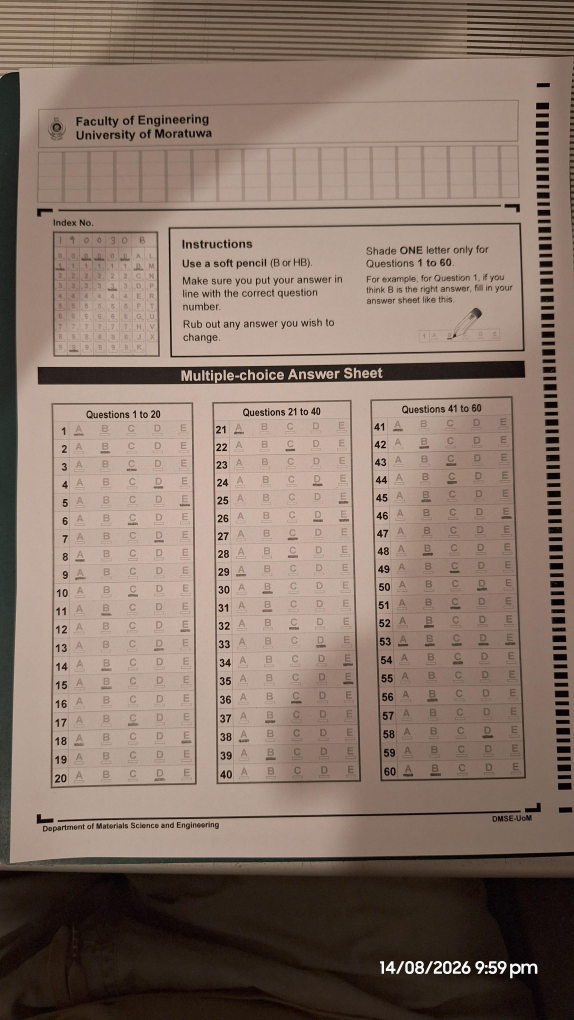
#> input picture uploads/std_sample.png.jpg, 2296 x 4080 px (shown at 1/4 size)
$ python find_bubbles.py
#> lines starting #> are read from the running program, lines starting #| are printed output that depends on the picture
import cv2
import numpy as np
import json

img = cv2.imread('uploads/std_sample.png.jpg')
#> img is the input picture: shape (4080, 2296, 3); mean B, G, R 105.7, 117.6, 136.8
gray = cv2.cvtColor(img, cv2.COLOR_BGR2GRAY)
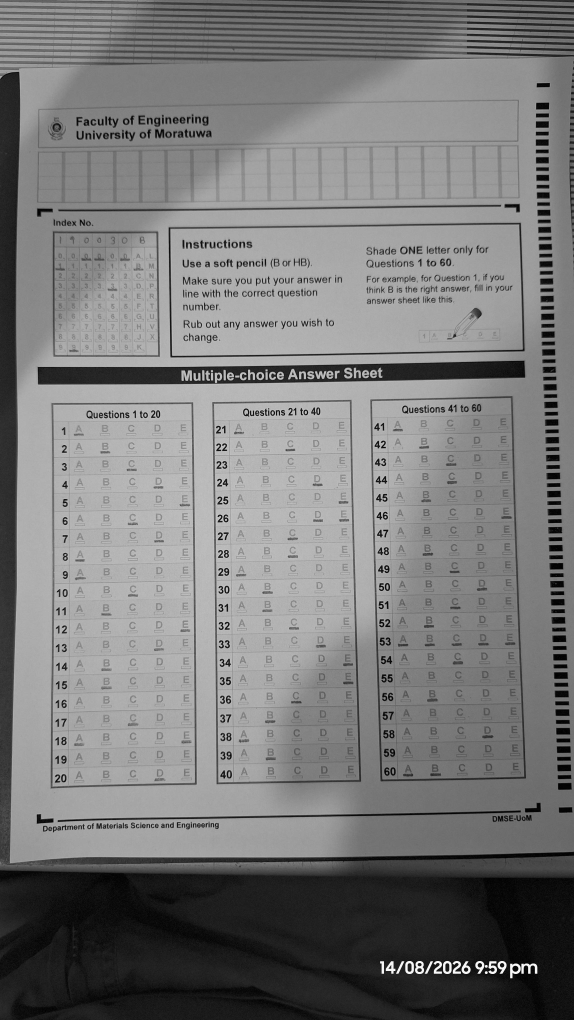
#> gray: shape (4080, 2296) (shown at 1/4 size); min 0, max 255, mean 121.9

# Crop the "A" bubble from Q3 as template (since Q1 and Q2 might have pencil marks nearby)
# Q3 is around (192, 1865)
template = gray[1850:1890, 180:230]
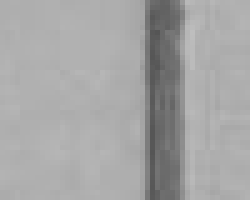
#> template: shape (40, 50) (shown 5 times larger); min 85, max 190, mean 165.1

res = cv2.matchTemplate(gray, template, cv2.TM_CCOEFF_NORMED)
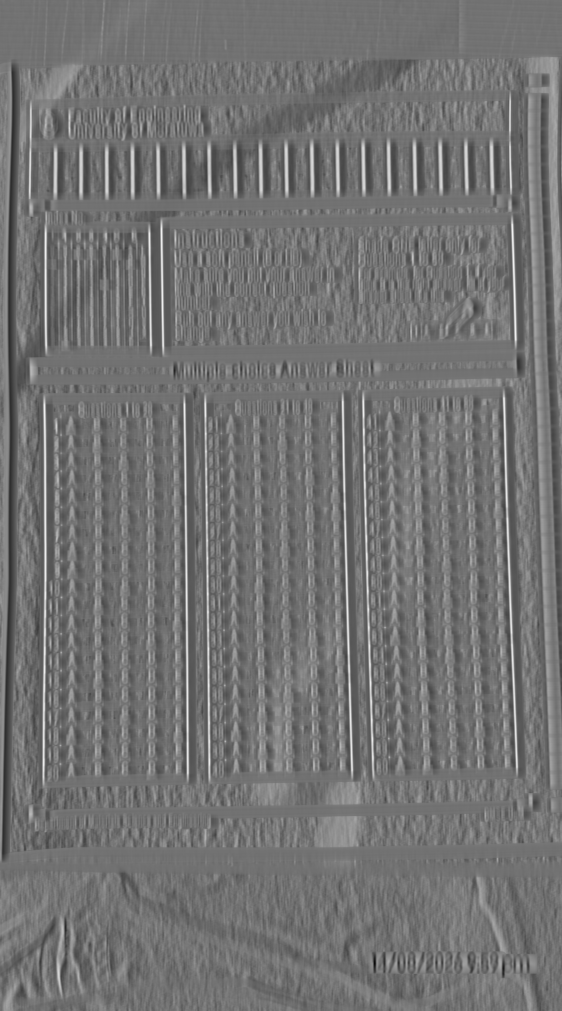
#> res: shape (4041, 2247) float32 (shown at 1/4 size); min -0.814, max 1, mean 0.00263; drawn with min black and max white
threshold = 0.6
loc = np.where(res >= threshold)
#> loc = 77628 positions, rows 397 to 3938, columns 116 to 2069

# Cluster the points to find unique bubbles
bubbles = []
for pt in zip(*loc[::-1]):
    # Check if this point is close to an existing bubble
    found = False
    for b in bubbles:
        if abs(b[0] - pt[0]) < 20 and abs(b[1] - pt[1]) < 20:
            found = True
            break
    if not found:
        bubbles.append(pt)
#> this loop made 77628 passes
#> pt on passes 1 to 3: (2041, 397), (2040, 398), (2041, 398)
#> after the loop, bubbles = 768 pairs, first value 117 to 2065, second value 397 to 3926

print(f"Found {len(bubbles)} bubbles!")
#| Found 768 bubbles!

$ run again, with uploads/checked_sample.jpg copied over uploads/std_sample.png.jpg
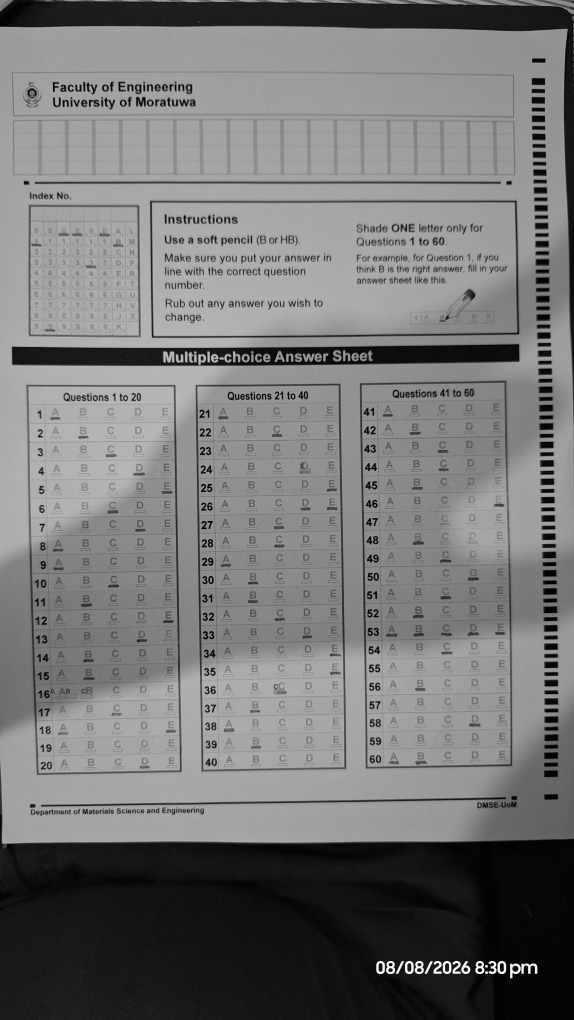
#> input picture uploads/checked_sample.jpg, 2296 x 4080 px (shown at 1/4 size)
#> img is the input picture: shape (4080, 2296, 3); min 0, max 255, mean 117.7
#> `template = gray[1850:1890, 180:230]`:
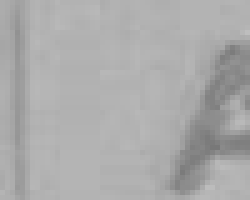
#> template: shape (40, 50) (shown 5 times larger); min 120, max 190, mean 171
#> `res = cv2.matchTemplate(gray, template, cv2.TM_CCOEFF_NORMED)`:
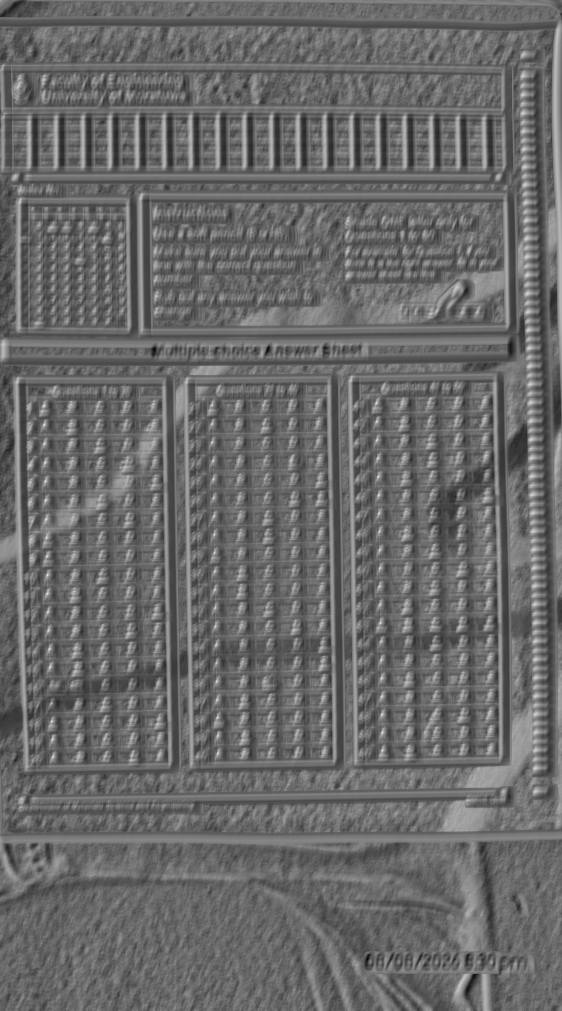
#> res: shape (4041, 2247) float32 (shown at 1/4 size); min -0.686, max 1, mean 0.0111; drawn with min black and max white
#> loc = 7359 positions, rows 217 to 3949, columns 10 to 2148
#> the loop `for pt in zip(*loc[::-1]):` made 7359 passes
#> pt on passes 1 to 3: (2091, 217), (2092, 217), (2093, 217)
#> after the loop `for pt in zip(*loc[::-1]):`: bubbles = 248 pairs, first value 12 to 2144, second value 217 to 3934
#| Found 248 bubbles!
